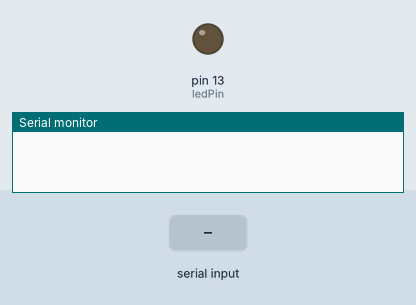
This sketch was run on a simulated Arduino Uno, built with avr-gcc and run on an emulated ATmega328P. On the bench: output pins drawn as LEDs (lit = HIGH), the last lines printed to the serial monitor. Inputs (shaded band) come from the test bench.

Above: at 1.2 s.
1.3 s: "on" received over the second serial link
At 2.2 s:
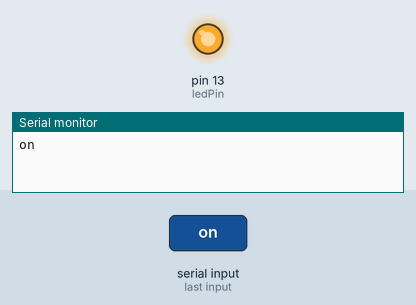
2.8 s: "off" received over the second serial link
At 3.5 s:
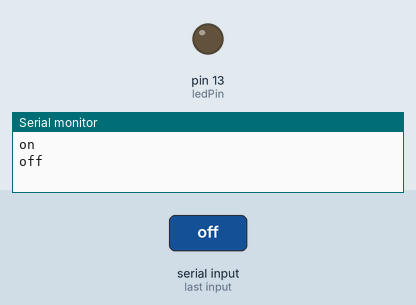
Timing chart, 0 to 5.8 s (numbered marks = the images above; inputs shaded):
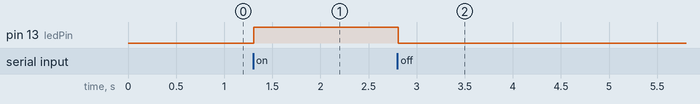

The sketch:

Bluetooth_HC05.ino
```cpp
#include <SoftwareSerial.h>

#define rxPin 2
#define txPin 3

SoftwareSerial mySerial(rxPin, txPin); // RX, TX
String readString;
int ledPin = 13;

void setup()
{
  Serial.begin(9600);
  mySerial.begin(9600);
  pinMode(ledPin, OUTPUT);
}

void loop()
{
  while (mySerial.available()) {
    delay(3);
    char c = mySerial.read();
    readString += c;
  }
  if (readString.length() >0) {
    Serial.println(readString);
    if (readString == "on")
    {
      digitalWrite(ledPin, HIGH);
    }
    if (readString == "off")
    {
      digitalWrite(ledPin, LOW);
    }
    readString="";
  }
}
```

Measured:
- after the input at 1.3 s, pin 13 (ledPin): LOW → HIGH at once
- after the input at 2.8 s, pin 13 (ledPin): HIGH → LOW at once
